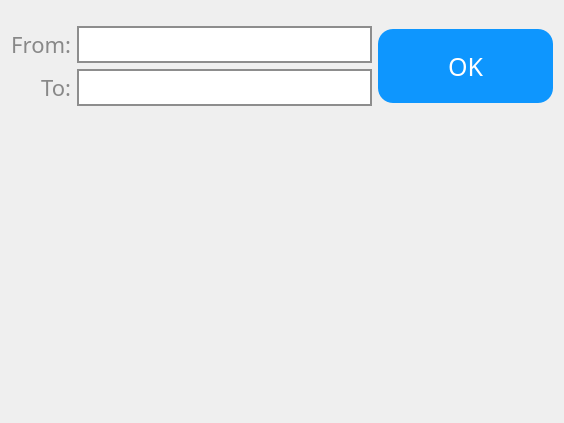
<?xml version="1.0" encoding="UTF-8"?>
<ui version="4.0">
 <class>WaveformWindow</class>
 <widget class="QWidget" name="WaveformWindow">
  <property name="geometry">
   <rect>
    <x>0</x>
    <y>0</y>
    <width>564</width>
    <height>423</height>
   </rect>
  </property>
  <property name="windowTitle">
   <string>Form</string>
  </property>
  <layout class="QVBoxLayout" name="verticalLayout">
   <item>
    <spacer name="verticalSpacer">
     <property name="orientation">
      <enum>Qt::Vertical</enum>
     </property>
     <property name="sizeType">
      <enum>QSizePolicy::Fixed</enum>
     </property>
     <property name="sizeHint" stdset="0">
      <size>
       <width>20</width>
       <height>15</height>
      </size>
     </property>
    </spacer>
   </item>
   <item>
    <layout class="QGridLayout" name="gridLayout" rowstretch="1,1,14" columnstretch="1,8,4">
     <item row="0" column="0">
      <widget class="QLabel" name="labelFrom">
       <property name="styleSheet">
        <string notr="true">font-family:Microsoft Yahei;
font:22px;
color:#888888;</string>
       </property>
       <property name="text">
        <string>From:</string>
       </property>
       <property name="alignment">
        <set>Qt::AlignRight|Qt::AlignTrailing|Qt::AlignVCenter</set>
       </property>
      </widget>
     </item>
     <item row="0" column="1">
      <widget class="QLineEdit" name="lineEditFrom">
       <property name="sizePolicy">
        <sizepolicy hsizetype="Expanding" vsizetype="Expanding">
         <horstretch>0</horstretch>
         <verstretch>0</verstretch>
        </sizepolicy>
       </property>
       <property name="maximumSize">
        <size>
         <width>16777215</width>
         <height>16777215</height>
        </size>
       </property>
       <property name="font">
        <font>
         <family>Microsoft Yahei</family>
         <pointsize>-1</pointsize>
         <weight>75</weight>
         <italic>false</italic>
         <bold>true</bold>
        </font>
       </property>
       <property name="focusPolicy">
        <enum>Qt::ClickFocus</enum>
       </property>
       <property name="styleSheet">
        <string notr="true">border:1.5px solid rgb(141,141,141);
font-family:Microsoft Yahei;
font:22px;
font-weight:600;
background-color:white;</string>
       </property>
       <property name="alignment">
        <set>Qt::AlignCenter</set>
       </property>
       <property name="placeholderText">
        <string/>
       </property>
      </widget>
     </item>
     <item row="0" column="2" rowspan="2">
      <widget class="QPushButton" name="btnOk">
       <property name="sizePolicy">
        <sizepolicy hsizetype="Fixed" vsizetype="Expanding">
         <horstretch>0</horstretch>
         <verstretch>0</verstretch>
        </sizepolicy>
       </property>
       <property name="maximumSize">
        <size>
         <width>16777215</width>
         <height>105</height>
        </size>
       </property>
       <property name="cursor">
        <cursorShape>PointingHandCursor</cursorShape>
       </property>
       <property name="styleSheet">
        <string notr="true">QPushButton
{
    font-family:Microsoft Yahei;
    font:25px;
    color:white;
    background-color:rgb(14 , 150 , 254);
    border-radius:15px;
	width:175px;
	margin-top:2.5;
	margin-bottom:2.5;
}

QPushButton:hover
{
    background-color:rgb(44 , 137 , 255);
}

QPushButton:pressed
{
    background-color:rgb(14 , 135 , 228);
}</string>
       </property>
       <property name="text">
        <string>OK</string>
       </property>
      </widget>
     </item>
     <item row="1" column="0">
      <widget class="QLabel" name="labelTo">
       <property name="styleSheet">
        <string notr="true">font-family:Microsoft Yahei;
font:22px;
color:#888888;</string>
       </property>
       <property name="text">
        <string>To:</string>
       </property>
       <property name="alignment">
        <set>Qt::AlignRight|Qt::AlignTrailing|Qt::AlignVCenter</set>
       </property>
      </widget>
     </item>
     <item row="1" column="1">
      <widget class="QLineEdit" name="lineEditTo">
       <property name="sizePolicy">
        <sizepolicy hsizetype="Expanding" vsizetype="Expanding">
         <horstretch>0</horstretch>
         <verstretch>0</verstretch>
        </sizepolicy>
       </property>
       <property name="maximumSize">
        <size>
         <width>16777215</width>
         <height>16777215</height>
        </size>
       </property>
       <property name="font">
        <font>
         <family>Microsoft Yahei</family>
         <pointsize>-1</pointsize>
         <weight>75</weight>
         <italic>false</italic>
         <bold>true</bold>
        </font>
       </property>
       <property name="focusPolicy">
        <enum>Qt::ClickFocus</enum>
       </property>
       <property name="styleSheet">
        <string notr="true">border:1.5px solid rgb(141,141,141);
font-family:Microsoft Yahei;
font:22px;
font-weight:600;
background-color:white;</string>
       </property>
       <property name="alignment">
        <set>Qt::AlignCenter</set>
       </property>
       <property name="placeholderText">
        <string/>
       </property>
      </widget>
     </item>
     <item row="2" column="0" colspan="3">
      <layout class="QHBoxLayout" name="plotLay"/>
     </item>
    </layout>
   </item>
  </layout>
 </widget>
 <resources/>
 <connections/>
</ui>
